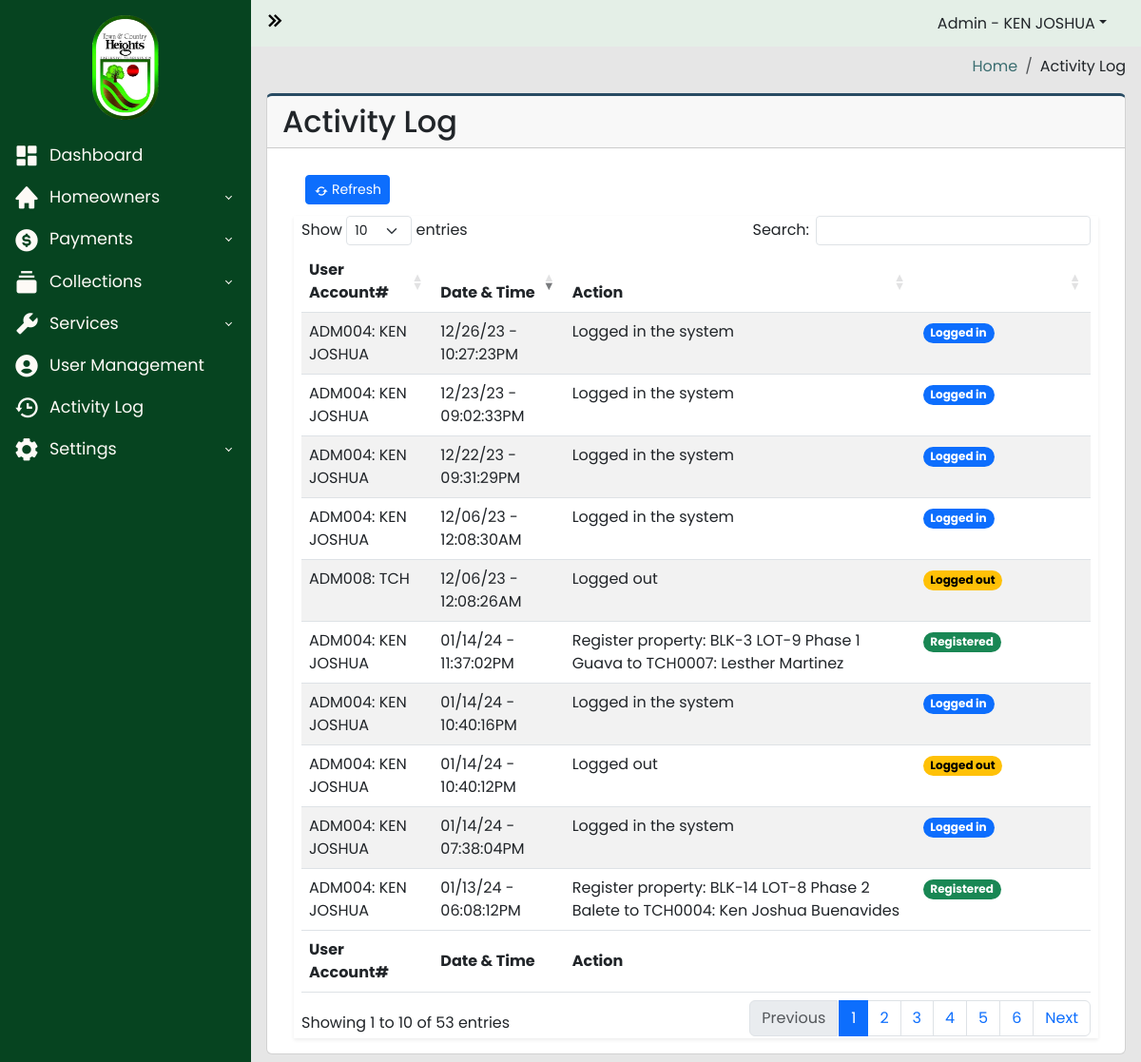
The app's page /admin-panel/activity-log.php (signed in) with its own data.
### tables this page shows
CREATE TABLE `activity_log` (
  `id` int(200) NOT NULL,
  `account_number` varchar(200) NOT NULL,
  `firstname` varchar(100) NOT NULL,
  `action` varchar(250) NOT NULL,
  `date` datetime NOT NULL
);

### admin-panel/activity-log.php (the view, shortened to what this page needs)
<?php
require_once("../includes/header.php");
?>
<?php
$server = new Server;
$server->adminAuthentication();
?>
<body>
  <div class="wrapper">
    <?php
    require_once("../includes/sidebar.php");
    ?>
    <div class="main">
      <?php
      require_once("../includes/navbar.php");
      ?>
      <main class="content px-3 py-2">
        <section class="content-header d-flex justify-content-end align-items-center mb-3">
          <ol class="breadcrumb mb-0">
            <li class="breadcrumb-item"><a href="#">Home</a></li>
            <li class="breadcrumb-item">Activity Log</li>
          </ol>
        </section>
        <div class="card card-border">
          <div class="card-header">
            <h2>Activity Log</h2>
          </div>
          <div class="card-body">
            <div class="container-fluid">
              <section class="main-content">
                <div class="row">
                  <div class="col-xs-12">
                    <div class="box">
                      <div class="header-box container-fluid d-flex align-items-center">
                        <a href="#" data-bs-toggle="modal" class="btn btn-primary btn-sm btn-flat" id="refresh"><i class='bx bx-refresh bx-xs bx-tada-hover'></i>Refresh</a>
                      </div>
                      <div class="body-box shadow-sm">
                        <div class="table-responsive mx-2">
                          <table id="activityLogTable" class="table table-striped" style="width:100%">
                            <thead>
                              <tr>
                                <th width="15%">User Account#</th>
                                <th width="15%">Date & Time</th>
                                <th width="40%">Action</th>
                                <th width="20%"></th>
                              </tr>
                            </thead>
                            <tbody>
                              <?php
                              $query = "SELECT * FROM activity_log ";
                              $connection = $server->openConn();
                              $stmt = $connection->prepare($query);
                              $stmt->execute();
                              while ($result = $stmt->fetch()) {
                                $account_number = $result['account_number'];
                                $firstname = $result['firstname'];
                                $action = $result['action'];
                                $date = $result['date'];
                              ?>
                                <tr>
                                  <td><?php echo $account_number . ": " . $firstname; ?></td>
                                  <td><?php echo date("m/d/y - h:i:sA", strtotime($date)); ?></td>
                                  <td><?php echo $action; ?></td>
                                  <td>
                                    <?php
                                    if (str_contains($action, "Logged in")) {
                                    ?>
                                      <span class="badge rounded-pill text-bg-primary">Logged in</span>
                                    <?php
                                    } elseif (str_contains($action, "Logged out")) {
                                    ?>
                                      <span class="badge rounded-pill text-bg-warning">Logged out</span>
                                    <?php
                                    } elseif (str_contains($action, "Delete")) {
                                    ?>
                                      <span class="badge rounded-pill text-bg-danger">Deleted</span>
                                    <?php
                                    } elseif (str_contains($action, "Register")) {
                                    ?>
                                      <span class="badge rounded-pill text-bg-success">Registered</span>
                                    <?php
                                    } elseif (str_contains($action, "Update")) {
                                    ?>
                                      <span class="badge rounded-pill text-bg-info">Updated</span>
                                    <?php
                                    } elseif (str_contains($action, "Transfer")) {
                                    ?>
                                      <span class="badge rounded-pill text-bg-info">Transfer</span>
                                    <?php
                                    }
                                    ?>
                                  </td>
                                </tr>
                              <?php
                              }
                              ?>
                            </tbody>
                            <tfoot>
                              <tr>
                                <th width="15%">User Account#</th>
                                <th width="15%">Date & Time</th>
                                <th width="40%">Action</th>
                                <th width="20%"></th>
                              </tr>
                            </tfoot>
                          </table>
                        </div>
                      </div>
                    </div>
                  </div>
                </div>
              </section>
            </div>
          </div>
        </div>
      </main>
    </div>
  </div>
  <?php
  include("../includes/footer.php");
  ?>

### styles/general.css (style rules this page uses)
* { padding: 0; margin: 0; box-sizing: border-box; font-family: Poppins, sans-serif; }

### styles/admin-dashboard.css (style rules this page uses)
* { padding: 0; margin: 0; box-sizing: border-box; font-family: Poppins, sans-serif; }
body { background-image: url("../img/town_and_country_heights.jpg"); background-size: cover; background-repeat: no-repeat; background-attachment: fixed; }
.content { margin-top: 50px; }
.wrapper { display: flex; align-items: stretch; width: 100%; overflow: hidden; min-height: 100vh; }
.main { background-color: #e6e6e6; margin-left: 264px; transition: 0.6s ease; }
.main { display: flex; flex-direction: column; width: 100%; overflow: hidden; }
h2 { margin: 0; }
.breadcrumb-item a { text-decoration: none; color: #3C6E71; }
.header-box { height: 55px; background-color: white; }
.bx-plus, .bx-refresh { vertical-align: middle; margin-right: 3px; }
.body-box { background-color: white; }
.card-border { border-top: 3px solid #284B63 ; }

### styles/login.css (style rules this page uses)
* { font-family: 'Poppins', sans-serif; }

### styles/signup.css (style rules this page uses)
* { font-family: 'Poppins', sans-serif; }

### records on screen
activity_log: account_number "ADM008", firstname "TCH", date "12/06/23 - 12:08:26AM", action "Logged out"
activity_log: account_number "ADM004", firstname "KEN JOSHUA", date "12/06/23 - 12:08:30AM", action "Logged in the system"
activity_log: account_number "ADM004", firstname "KEN JOSHUA", date "12/22/23 - 09:31:29PM", action "Logged in the system"
activity_log: account_number "ADM004", firstname "KEN JOSHUA", date "12/23/23 - 09:02:33PM", action "Logged in the system"
activity_log: account_number "ADM004", firstname "KEN JOSHUA", date "12/26/23 - 10:27:23PM", action "Logged in the system"
activity_log: account_number "ADM004", firstname "KEN JOSHUA", date "01/13/24 - 06:08:12PM", action "Register property: BLK-14 LOT-8 Phase 2 Balete to TCH0004: Ken Joshua Buenavides", shows "Registered"
activity_log: account_number "ADM004", firstname "KEN JOSHUA", date "01/14/24 - 07:38:04PM", action "Logged in the system"
activity_log: account_number "ADM004", firstname "KEN JOSHUA", date "01/14/24 - 10:40:12PM", action "Logged out"
activity_log: account_number "ADM004", firstname "KEN JOSHUA", date "01/14/24 - 10:40:16PM", action "Logged in the system"
activity_log: account_number "ADM004", firstname "KEN JOSHUA", date "01/14/24 - 11:37:02PM", action "Register property: BLK-3 LOT-9 Phase 1 Guava to TCH0007: Lesther Martinez", shows "Registered"

### other values on screen
$_SESSION['firstname'] "KEN JOSHUA"
